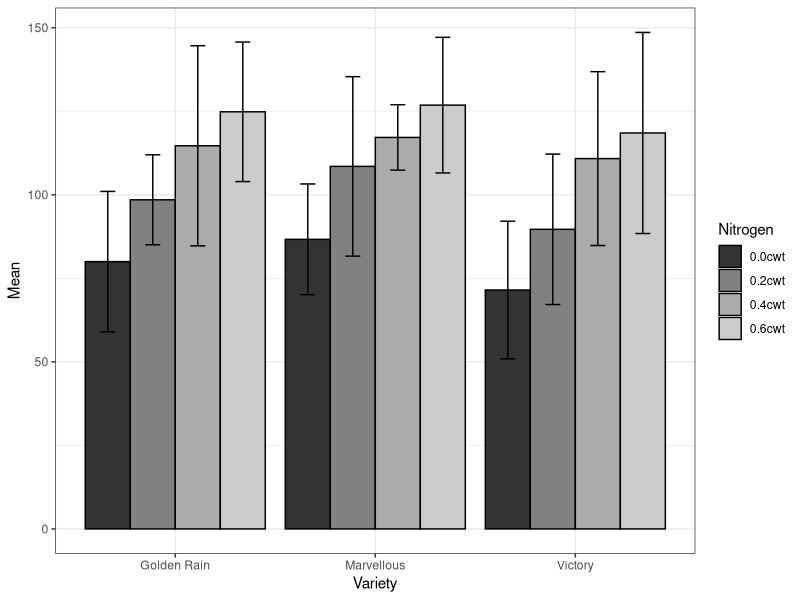

R code for this plot: (Note: this script raises an error after producing the figure.)
## ---- echo = T-----------------------------------------------------------
dat <- MASS::oats

## ---- echo = T-----------------------------------------------------------
dat_agg <- aggregate(Y ~ V + N, dat, function(x) c(mean(x), sd(x)))
dat_agg[,1] <- as.character(dat_agg[,1])
dat_agg <- data.frame(dat_agg[, 1:2], dat_agg[, 3])
names(dat_agg) <- c("Variety", "Nitrogen", "Mean", "Std.dev")
dat_agg[dat_agg$Variety == "Golden.rain", 1] <- "Golden Rain"
dat_agg <- dat_agg[order(dat_agg$Variety), ]

knitr::kable(dat_agg, digits = 2, 
             caption = "Mean and standard deviation of yield 
             per variety and nitrogen combination.",
             row.names = F)


## ---- echo = T, fig.width = 4.5, fig.height = 3.5, fig.cap="Mean of yield per variety and nitrogen combination. Error bars give standard deviation."----
library(ggplot2)
barchart <- ggplot(dat_agg, aes(Variety, Mean, fill = Nitrogen)) + 
  geom_bar(stat = "identity", position = position_dodge(), 
           col = "black") +
  geom_errorbar(aes(ymin = Mean - Std.dev,
                    ymax = Mean + Std.dev),
                position = position_dodge(0.9),
                width = 0.3) +
  theme_bw() +
  scale_fill_grey()
print(barchart)

## ---- echo = T, message = F----------------------------------------------
library(lme4, quietly = T)
library(lmerTest, quietly = T)

names(dat) <- c("Block", "Variety", "Nitrogen", "Yield")
mod <- lmer(Yield ~ Variety + Nitrogen + (1 | Block / Variety), dat)

knitr::kable(anovaTable <- anova(mod), digits = 2, 
             caption = "Anova results of analysis of yield.",
             row.names = T)

## ---- echo = T, message = F----------------------------------------------
library(emmeans, quietly = T)

knitr::kable(emmeansTable <- cld(emmeans(mod, "Nitrogen")), 
             digits = 2,
             caption = "Comparison between levels of nitrogen.")
